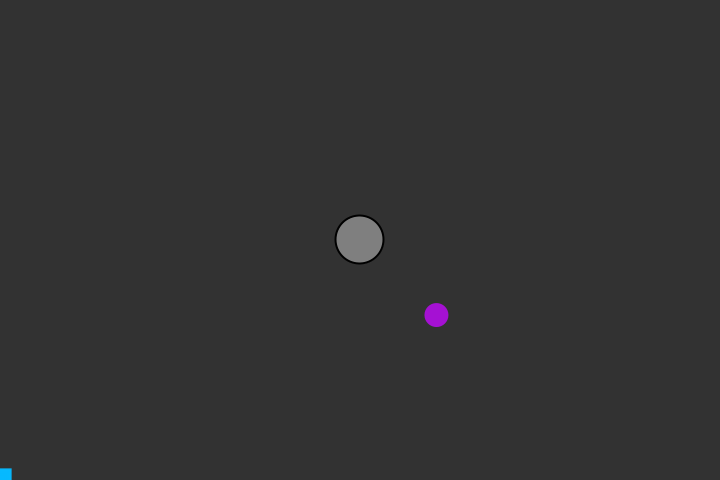
Frame 1 (no input)
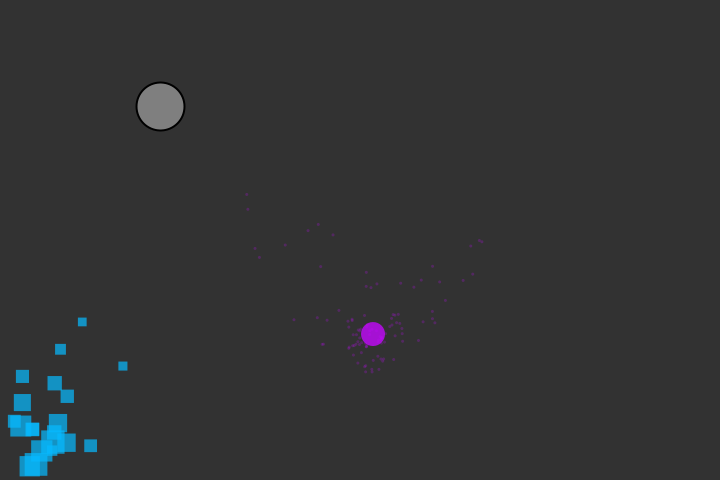
Frame 60 (the mouse pressed at the canvas centre just before this capture)
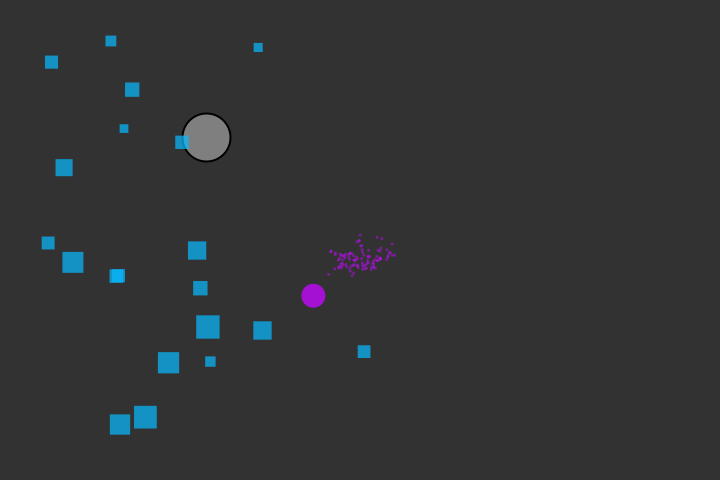
Frame 120 (the mouse held since frame 60 and released just before this capture)

The Processing sketch that drew these frames (run headless with seeded random() and noise(); from frame 60 on, the mouse is pressed at the canvas centre):

// Processing sketch: ecosystem
// ── ecosystem.pde
/*
MCQB Ecosystem
 Based on the book Nature of Code, by Daniel Shiffman
 
 Authors: Ennio Franco and Fabio Sasseron
 https://github.com/whysasse/mcqb
 */

Ennio ennio;
Dragqueen sheyla;
Clubber[] clubbers = new Clubber[20];

int isAttacking;

void setup() {
  size(720, 480);
  smooth();
  ennio = new Ennio();
  sheyla = new Dragqueen();
  for (int i = 0; i < clubbers.length; i++) {
    clubbers[i] = new Clubber(random(1, 3), 0, height);
  }

  isAttacking = 0; //used by the Glitter object
}

void draw() {
  //background(255);
  background(50);

  ennio.update();
  ennio.display(); 

  // Drag queen
  sheyla.update();
  sheyla.display();

  //Clubbers
  for (int i = 0; i < clubbers.length; i++) {

    //PVector wind = new PVector(random(-0.01, 0.02), 0); //works on Y axis
    //clubbers[i].applyForce(wind);

    //PVector will = new PVector(0, random(-0.1, -0.2)); //works on X axis
    //clubbers[i].applyForce(will);

    clubbers[i].update();
    clubbers[i].display();
    clubbers[i].checkEdges();
  }
}

void mousePressed() {
  isAttacking = 1;
  //sheyla.attack();
}

void mouseReleased() {
  isAttacking = 0;
}
// ── Clubber.pde
/*
MCQB Ecosystem
 Based on the book Nature of Code, by Daniel Shiffman
 
 Creates a square that enters the screen from the bottom and dances around 
 
 Authors: Ennio Franco and Fabio Sasseron
 https://github.com/whysasse/mcqb
 */

class Clubber {

  PVector location;
  PVector velocity;
  PVector acceleration;
  float mass;  
  float alpha;
  PVector screen;

  PVector windWE;
  PVector windSN;

  Clubber(float m, float x, float y) {
    mass = m;
    location = new PVector(x, y);
    velocity = new PVector(0, 0);
    acceleration = new PVector(0, 0); 
    screen = new PVector(width, height);
    alpha = 180;

    windWE = new PVector(random(-0.1, -0.01), 0); //works on Y axis
    windSN = new PVector(0, random(-0.1, -0.01)); //works on X axis
  }

  void applyForce(PVector force) {
    PVector f = PVector.div(force, mass);
    acceleration.add(f);
  }

  void update() {
    velocity.add(acceleration);
    location.add(velocity);
    acceleration.mult(0);
  }

  void display() {
    noStroke();
    fill(5, 186, 255, alpha);
    rectMode(CENTER);
    rect(location.x, location.y, mass*8, mass*8);
    //ellipse(location.x, location.y, mass*8, mass*8);
    if (alpha < 180) {
      alpha++;
    }
  }

  void faint() { //NEEDS COLLISION DETECTION... 
    alpha = 0;
  }


  void checkEdges() {

    //SPREADS FROM THE DOOR
    if (location.y < width/2) {
      applyForce(windWE);
    } else if (location.y > width/2) {
      PVector windEW = PVector.mult(windWE, -1);
      applyForce(windEW);
    }

    if (location.x < height/2) {
      applyForce(windSN);
    } else if (location.x > height/2) {
      PVector windNS = PVector.mult(windSN, -1);
      applyForce(windNS);
    }

    //BOUNCES ON THE EDGES
    if (location.x > width) {
      location.x = width;
      velocity.x *= -1;
    } else if (location.x < 0) {
      velocity.x *= -1;
      location.x = 0;
    }

    if (location.y > height) {
      location.y = height;
      velocity.y *= -1;
    } else if (location.y < 0) {
      velocity.y *= -1;
      location.y = 0;
    }
  }
}
// ── Dragqueen.pde
/*
MCQB Ecosystem
 Based on the book Nature of Code, by Daniel Shiffman
 
 Creates a circle that giggles around, surrounded by a swarm of glitter. 
 
 Authors: Ennio Franco and Fabio Sasseron
 https://github.com/whysasse/mcqb
 */

class Dragqueen {

  PVector location;
  PVector location2;

  Glitter [] nuvem = new Glitter[100];

  Dragqueen() {
    location = new PVector(random(width), random(height));
    location2 = new PVector(0, 10000);

    for (int i = 0; i < nuvem.length; i++) { 
      nuvem[i] = new Glitter();
    }
  }

  void update() {
    // x- and y-location mapped from noise
    location.x = map(noise(location2.x), 0, 1, 0, width);
    location.y = map(noise(location2.y), 0, 1, 0, height);

    //Move forward through “time.”
    location2.x += 0.003;
    location2.y += 0.003;

    // glitter

    if (isAttacking == 0) {
      for (int i = 0; i < nuvem.length; i++) {
        nuvem[i].update(location.x, location.y);
        nuvem[i].display();
      }
    } else {
      attack();
    }
  }

  void display() {
    noStroke();
    fill(196, 8, 255, 200);
    ellipse(location.x, location.y, 24, 24);
  }

  void attack() {
    for (Glitter n : nuvem) {
      n.update(mouseX, mouseY);
      n.display();
    }
  }
}
// ── Druggy.pde
class Druggy {

  PVector location;
  PVector velocity;
  PVector acceleration;
  PVector attractor;
  float accMag;
  float topspeed;
  int changeRate;
  
  Druggy() {
    location = new PVector(width/2, height/2);
    velocity = new PVector(0, 0);
    acceleration = new PVector(0, 0);
    attractor = new PVector(random(0,width),random(0,height));
    accMag = 0.9;
    topspeed = 10;
    changeRate = 200;
  }
  
  void update() {
    if (frameCount % changeRate == 0) {
      //the attractor attracts the being
      attractor.set(random(0,width),random(0,height));
      //println(frameCount);
    }
    //ellipse(attractor.x,attractor.y,4,4);
    PVector dir = PVector.sub(attractor,location);
    dir.setMag(accMag);
    acceleration = dir;
    
    velocity.add(acceleration);
    velocity.limit(topspeed);
    location.add(velocity);
  
  }
  
  void display() {
    noStroke();
    fill(175);
    ellipse(location.x, location.y, 16, 16);
  }
  
  void checkEdges() {
    if (location.x > width) {
      location.x = 0;
    } else if (location.x < 0) {
      location.x = width;
    }
    
    if (location.y > height) {
      location.y = 0;
    } else if (location.y < 0) {
      location.y = height;
    }
  }
}
// ── Ennio.pde
// The Nature of Code
// Daniel Shiffman
// http://natureofcode.com

class Ennio {

  // The Mover tracks location, velocity, and acceleration 
  PVector location;
  PVector velocity;
  PVector acceleration;
  // The Mover's maximum speed
  float topspeed;

  Ennio() {
    // Start in the center
    location = new PVector(width/2,height/2);
    velocity = new PVector(0,0);
    topspeed = 5;
  }

  void update() {
    
    // Compute a vector that points from location to mouse
    PVector mouse = new PVector(mouseX,mouseY);
    PVector acceleration = PVector.sub(mouse,location);
    // Set magnitude of acceleration
    acceleration.setMag(0.2);
    
    // Velocity changes according to acceleration
    velocity.add(acceleration);
    // Limit the velocity by topspeed
    velocity.limit(topspeed);
    // Location changes by velocity
    location.add(velocity);
  }

  void display() {
    stroke(0);
    strokeWeight(2);
    fill(127);
    ellipse(location.x,location.y,48,48);
  }

}
// ── Fabio.pde
// The Nature of Code
// Daniel Shiffman
// http://natureofcode.com

class Fabio {

  // The Mover tracks location, velocity, and acceleration 
  PVector location;
  PVector velocity;
  PVector acceleration;
  // The Mover's maximum speed
  float topspeed;

  Fabio() {
    // Start in the center
    location = new PVector(width/2,height/2);
    velocity = new PVector(0,0);
    topspeed = 5;
  }

  void update() {
    
    // Compute a vector that points from location to mouse
    PVector mouse = new PVector(mouseX,mouseY);
    PVector acceleration = PVector.sub(mouse,location);
    // Set magnitude of acceleration
    acceleration.setMag(0.2);
    
    // Velocity changes according to acceleration
    velocity.add(acceleration);
    // Limit the velocity by topspeed
    velocity.limit(topspeed);
    // Location changes by velocity
    location.add(velocity);
  }

  void display() {
    stroke(0);
    strokeWeight(2);
    fill(127);
    ellipse(location.x,location.y,48,48);
  }

}
// ── Glitter.pde
/*
MCQB Ecosystem
 Based on the book Nature of Code, by Daniel Shiffman
 
 Creates a little transparent circle that is drawn to a given location
 
 Authors: Ennio Franco and Fabio Sasseron
 https://github.com/whysasse/mcqb
 */
 
class Glitter {

  PVector location;
  PVector velocity;
  PVector acceleration;
  float topspeed;
  float alpha;

  Glitter() {
    location = new PVector(random(width), random(height));
    velocity = new PVector(0, 0);
    topspeed = 5;
    alpha = 0;
  }

  void update(float x, float y) {

    // Compute a vector that points from location to drag queen
    PVector drag = new PVector(x, y);
    PVector acceleration = PVector.sub(drag, location);
    // Set magnitude of acceleration
    acceleration.setMag(0.5);

    // Velocity changes according to acceleration
    velocity.add(acceleration);
    // Limit the velocity by topspeed
    velocity.limit(topspeed);
    // Location changes by velocity
    location.add(velocity);
  }

  void display() {
    noStroke();
    fill(196, 8, 255, alpha);
    ellipse(location.x, location.y, 3, 3);
    if (alpha < 180) {
      alpha++;
    }
  }
}
